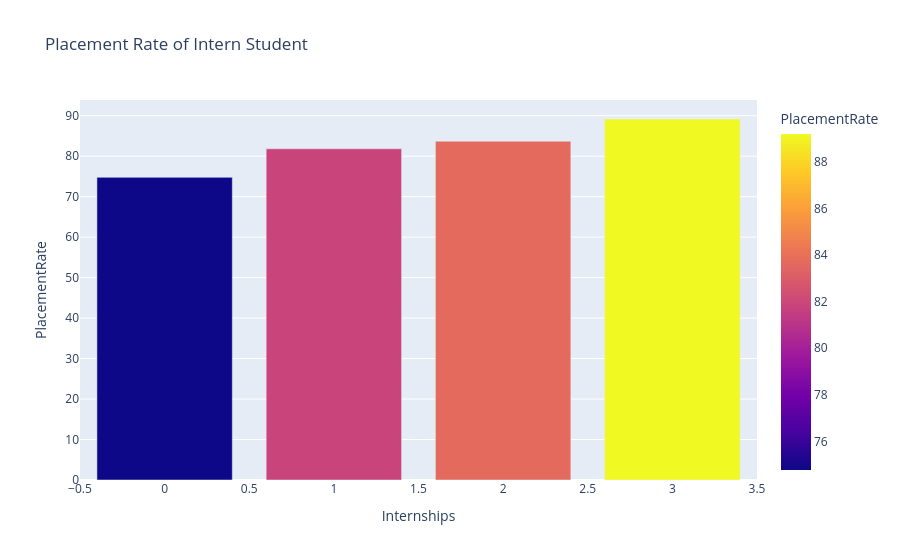

This figure's notebook cell:
### Code cell
px.bar(placementRate_intern,x="Internships",y="PlacementRate",title="Placement Rate of Intern Student",color="PlacementRate")

### Figure 1 — Plotly figure (JSON) as saved in the notebook; plotly's stock layout.template omitted (floating-point values rounded to 4 significant figures)
{"data": [{"hovertemplate": "Internships=%{x}<br>PlacementRate=%{marker.color}<extra></extra>", "legendgroup": "", "marker": {"color": [74.78, 81.83, 83.7, 89.19], "coloraxis": "coloraxis", "pattern": {"shape": ""}}, "name": "", "orientation": "v", "showlegend": false, "textposition": "auto", "type": "bar", "x": [0, 1, 2, 3], "xaxis": "x", "y": [74.78, 81.83, 83.7, 89.19], "yaxis": "y"}], "layout": {"barmode": "relative", "coloraxis": {"colorbar": {"title": {"text": "PlacementRate"}}, "colorscale": [[0, "#0d0887"], [0.1111, "#46039f"], [0.2222, "#7201a8"], [0.3333, "#9c179e"], [0.4444, "#bd3786"], [0.5556, "#d8576b"], [0.6667, "#ed7953"], [0.7778, "#fb9f3a"], [0.8889, "#fdca26"], [1, "#f0f921"]]}, "legend": {"tracegroupgap": 0}, "title": {"text": "Placement Rate of Intern Student"}, "xaxis": {"anchor": "y", "domain": [0, 1], "title": {"text": "Internships"}}, "yaxis": {"anchor": "x", "domain": [0, 1], "title": {"text": "PlacementRate"}}}}
